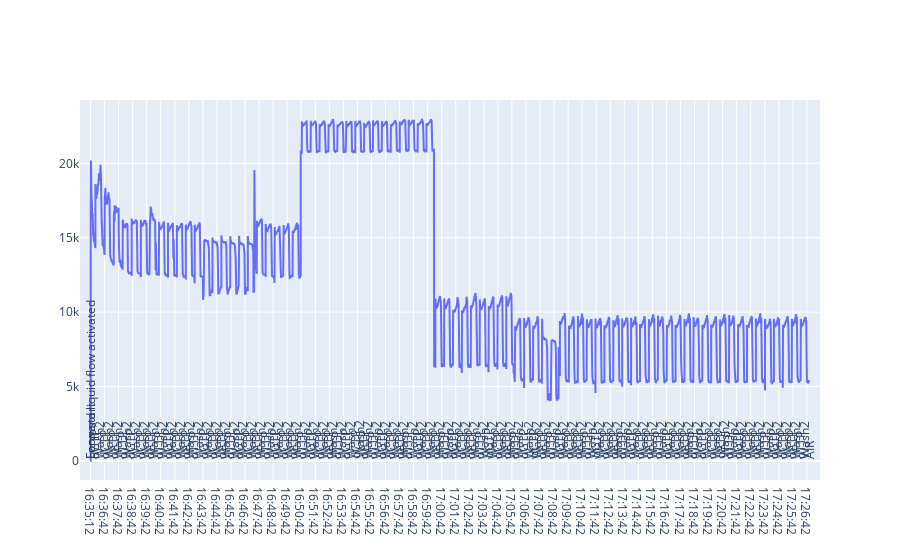

Write notebook code for a chart like this one.
### Markdown cell above
16:35 Откалибровано. Первый запуск на растворах NaOH и кислоты. vb1=vb2=1.65В (default)

16:43 vb1=vb2=0.5В - график сместился по y вниз, амплитуда та же

16:47 вернул vb1=vb2=1.65В

16:50 ADC range 3V

17:00 ADC range 1.2V

17:05 ADC range 1.1V

17:07 vb1=vb2=0.5В

17:08 вернул vb1=vb2=1.65В

### Code cell
#download('sequence.py-2020.06.20_16:35:11.log')
draw_file('sequence.py-2020.06.20_16:35:11.log')

### Figure 1 — Plotly figure (JSON) as saved in the notebook; plotly's stock layout.template omitted (floating-point values rounded to 4 significant figures; data arrays with more than 128 entries replaced by an {"elided": "..."} marker saying what was removed)
{"data": [{"type": "scatter", "x": {"elided": "9677 str values"}, "y": {"elided": "9677 mixed values"}}], "layout": {"annotations": [{"align": "center", "showarrow": false, "text": "Forward liquid flow activated", "textangle": -90, "x": "16:35:12", "yanchor": "bottom"}, {"align": "center", "showarrow": false, "text": "Loop start", "textangle": -90, "x": "16:35:43", "yanchor": "bottom"}, {"align": "center", "showarrow": false, "text": "dGTP", "textangle": -90, "x": "16:36:03", "yanchor": "bottom"}, {"align": "center", "showarrow": false, "text": "Wash2", "textangle": -90, "x": "16:36:23", "yanchor": "bottom"}, {"align": "center", "showarrow": false, "text": "dCTP", "textangle": -90, "x": "16:36:42", "yanchor": "bottom"}, {"align": "center", "showarrow": false, "text": "Wash2", "textangle": -90, "x": "16:37:01", "yanchor": "bottom"}, {"align": "center", "showarrow": false, "text": "dATP", "textangle": -90, "x": "16:37:20", "yanchor": "bottom"}, {"align": "center", "showarrow": false, "text": "Wash2", "textangle": -90, "x": "16:37:40", "yanchor": "bottom"}, {"align": "center", "showarrow": false, "text": "dTTP", "textangle": -90, "x": "16:37:59", "yanchor": "bottom"}, {"align": "center", "showarrow": false, "text": "Wash2", "textangle": -90, "x": "16:38:18", "yanchor": "bottom"}, {"align": "center", "showarrow": false, "text": "dGTP", "textangle": -90, "x": "16:38:37", "yanchor": "bottom"}, {"align": "center", "showarrow": false, "text": "Wash2", "textangle": -90, "x": "16:38:57", "yanchor": "bottom"}, {"align": "center", "showarrow": false, "text": "dCTP", "textangle": -90, "x": "16:39:16", "yanchor": "bottom"}, {"align": "center", "showarrow": false, "text": "Wash2", "textangle": -90, "x": "16:39:36", "yanchor": "bottom"}, {"align": "center", "showarrow": false, "text": "dATP", "textangle": -90, "x": "16:39:56", "yanchor": "bottom"}, {"align": "center", "showarrow": false, "text": "Wash2", "textangle": -90, "x": "16:40:15", "yanchor": "bottom"}, {"align": "center", "showarrow": false, "text": "dTTP", "textangle": -90, "x": "16:40:34", "yanchor": "bottom"}, {"align": "center", "showarrow": false, "text": "Wash2", "textangle": -90, "x": "16:40:53", "yanchor": "bottom"}, {"align": "center", "showarrow": false, "text": "dGTP", "textangle": -90, "x": "16:41:13", "yanchor": "bottom"}, {"align": "center", "showarrow": false, "text": "Wash2", "textangle": -90, "x": "16:41:32", "yanchor": "bottom"}, {"align": "center", "showarrow": false, "text": "dCTP", "textangle": -90, "x": "16:41:51", "yanchor": "bottom"}, {"align": "center", "showarrow": false, "text": "Wash2", "textangle": -90, "x": "16:42:10", "yanchor": "bottom"}, {"align": "center", "showarrow": false, "text": "dATP", "textangle": -90, "x": "16:42:29", "yanchor": "bottom"}, {"align": "center", "showarrow": false, "text": "Wash2", "textangle": -90, "x": "16:42:47", "yanchor": "bottom"}, {"align": "center", "showarrow": false, "text": "dTTP", "textangle": -90, "x": "16:43:06", "yanchor": "bottom"}, {"align": "center", "showarrow": false, "text": "Wash2", "textangle": -90, "x": "16:43:25", "yanchor": "bottom"}, {"align": "center", "showarrow": false, "text": "dGTP", "textangle": -90, "x": "16:43:45", "yanchor": "bottom"}, {"align": "center", "showarrow": false, "text": "Wash2", "textangle": -90, "x": "16:44:04", "yanchor": "bottom"}, {"align": "center", "showarrow": false, "text": "dCTP", "textangle": -90, "x": "16:44:23", "yanchor": "bottom"}, {"align": "center", "showarrow": false, "text": "Wash2", "textangle": -90, "x": "16:44:41", "yanchor": "bottom"}, {"align": "center", "showarrow": false, "text": "dATP", "textangle": -90, "x": "16:45:00", "yanchor": "bottom"}, {"align": "center", "showarrow": false, "text": "Wash2", "textangle": -90, "x": "16:45:19", "yanchor": "bottom"}, {"align": "center", "showarrow": false, "text": "dTTP", "textangle": -90, "x": "16:45:38", "yanchor": "bottom"}, {"align": "center", "showarrow": false, "text": "Wash2", "textangle": -90, "x": "16:45:57", "yanchor": "bottom"}, {"align": "center", "showarrow": false, "text": "dGTP", "textangle": -90, "x": "16:46:16", "yanchor": "bottom"}, {"align": "center", "showarrow": false, "text": "Wash2", "textangle": -90, "x": "16:46:35", "yanchor": "bottom"}, {"align": "center", "showarrow": false, "text": "dCTP", "textangle": -90, "x": "16:46:54", "yanchor": "bottom"}, {"align": "center", "showarrow": false, "text": "Wash2", "textangle": -90, "x": "16:47:13", "yanchor": "bottom"}, {"align": "center", "showarrow": false, "text": "dATP", "textangle": -90, "x": "16:47:32", "yanchor": "bottom"}, {"align": "center", "showarrow": false, "text": "Wash2", "textangle": -90, "x": "16:47:51", "yanchor": "bottom"}, {"align": "center", "showarrow": false, "text": "dTTP", "textangle": -90, "x": "16:48:10", "yanchor": "bottom"}, {"align": "center", "showarrow": false, "text": "Wash2", "textangle": -90, "x": "16:48:29", "yanchor": "bottom"}, {"align": "center", "showarrow": false, "text": "dGTP", "textangle": -90, "x": "16:48:48", "yanchor": "bottom"}, {"align": "center", "showarrow": false, "text": "Wash2", "textangle": -90, "x": "16:49:07", "yanchor": "bottom"}, {"align": "center", "showarrow": false, "text": "dCTP", "textangle": -90, "x": "16:49:26", "yanchor": "bottom"}, {"align": "center", "showarrow": false, "text": "Wash2", "textangle": -90, "x": "16:49:45", "yanchor": "bottom"}, {"align": "center", "showarrow": false, "text": "dATP", "textangle": -90, "x": "16:50:05", "yanchor": "bottom"}, {"align": "center", "showarrow": false, "text": "Wash2", "textangle": -90, "x": "16:50:25", "yanchor": "bottom"}, {"align": "center", "showarrow": false, "text": "dTTP", "textangle": -90, "x": "16:50:44", "yanchor": "bottom"}, {"align": "center", "showarrow": false, "text": "Wash2", "textangle": -90, "x": "16:51:03", "yanchor": "bottom"}, {"align": "center", "showarrow": false, "text": "dGTP", "textangle": -90, "x": "16:51:22", "yanchor": "bottom"}, {"align": "center", "showarrow": false, "text": "Wash2", "textangle": -90, "x": "16:51:41", "yanchor": "bottom"}, {"align": "center", "showarrow": false, "text": "dCTP", "textangle": -90, "x": "16:52:00", "yanchor": "bottom"}, {"align": "center", "showarrow": false, "text": "Wash2", "textangle": -90, "x": "16:52:19", "yanchor": "bottom"}, {"align": "center", "showarrow": false, "text": "dATP", "textangle": -90, "x": "16:52:38", "yanchor": "bottom"}, {"align": "center", "showarrow": false, "text": "Wash2", "textangle": -90, "x": "16:52:57", "yanchor": "bottom"}, {"align": "center", "showarrow": false, "text": "dTTP", "textangle": -90, "x": "16:53:16", "yanchor": "bottom"}, {"align": "center", "showarrow": false, "text": "Wash2", "textangle": -90, "x": "16:53:35", "yanchor": "bottom"}, {"align": "center", "showarrow": false, "text": "dGTP", "textangle": -90, "x": "16:53:54", "yanchor": "bottom"}, {"align": "center", "showarrow": false, "text": "Wash2", "textangle": -90, "x": "16:54:13", "yanchor": "bottom"}, {"align": "center", "showarrow": false, "text": "dCTP", "textangle": -90, "x": "16:54:32", "yanchor": "bottom"}, {"align": "center", "showarrow": false, "text": "Wash2", "textangle": -90, "x": "16:54:51", "yanchor": "bottom"}, {"align": "center", "showarrow": false, "text": "dATP", "textangle": -90, "x": "16:55:10", "yanchor": "bottom"}, {"align": "center", "showarrow": false, "text": "Wash2", "textangle": -90, "x": "16:55:29", "yanchor": "bottom"}, {"align": "center", "showarrow": false, "text": "dTTP", "textangle": -90, "x": "16:55:48", "yanchor": "bottom"}, {"align": "center", "showarrow": false, "text": "Wash2", "textangle": -90, "x": "16:56:07", "yanchor": "bottom"}, {"align": "center", "showarrow": false, "text": "dGTP", "textangle": -90, "x": "16:56:26", "yanchor": "bottom"}, {"align": "center", "showarrow": false, "text": "Wash2", "textangle": -90, "x": "16:56:45", "yanchor": "bottom"}, {"align": "center", "showarrow": false, "text": "dCTP", "textangle": -90, "x": "16:57:04", "yanchor": "bottom"}, {"align": "center", "showarrow": false, "text": "Wash2", "textangle": -90, "x": "16:57:23", "yanchor": "bottom"}, {"align": "center", "showarrow": false, "text": "dATP", "textangle": -90, "x": "16:57:42", "yanchor": "bottom"}, {"align": "center", "showarrow": false, "text": "Wash2", "textangle": -90, "x": "16:58:01", "yanchor": "bottom"}, {"align": "center", "showarrow": false, "text": "dTTP", "textangle": -90, "x": "16:58:20", "yanchor": "bottom"}, {"align": "center", "showarrow": false, "text": "Wash2", "textangle": -90, "x": "16:58:39", "yanchor": "bottom"}, {"align": "center", "showarrow": false, "text": "dGTP", "textangle": -90, "x": "16:58:59", "yanchor": "bottom"}, {"align": "center", "showarrow": false, "text": "Wash2", "textangle": -90, "x": "16:59:18", "yanchor": "bottom"}, {"align": "center", "showarrow": false, "text": "dCTP", "textangle": -90, "x": "16:59:36", "yanchor": "bottom"}, {"align": "center", "showarrow": false, "text": "Wash2", "textangle": -90, "x": "16:59:55", "yanchor": "bottom"}, {"align": "center", "showarrow": false, "text": "dATP", "textangle": -90, "x": "17:00:14", "yanchor": "bottom"}, {"align": "center", "showarrow": false, "text": "Wash2", "textangle": -90, "x": "17:00:33", "yanchor": "bottom"}, {"align": "center", "showarrow": false, "text": "dTTP", "textangle": -90, "x": "17:00:52", "yanchor": "bottom"}, {"align": "center", "showarrow": false, "text": "Wash2", "textangle": -90, "x": "17:01:11", "yanchor": "bottom"}, {"align": "center", "showarrow": false, "text": "dGTP", "textangle": -90, "x": "17:01:30", "yanchor": "bottom"}, {"align": "center", "showarrow": false, "text": "Wash2", "textangle": -90, "x": "17:01:49", "yanchor": "bottom"}, {"align": "center", "showarrow": false, "text": "dCTP", "textangle": -90, "x": "17:02:08", "yanchor": "bottom"}, {"align": "center", "showarrow": false, "text": "Wash2", "textangle": -90, "x": "17:02:27", "yanchor": "bottom"}, {"align": "center", "showarrow": false, "text": "dATP", "textangle": -90, "x": "17:02:46", "yanchor": "bottom"}, {"align": "center", "showarrow": false, "text": "Wash2", "textangle": -90, "x": "17:03:05", "yanchor": "bottom"}, {"align": "center", "showarrow": false, "text": "dTTP", "textangle": -90, "x": "17:03:24", "yanchor": "bottom"}, {"align": "center", "showarrow": false, "text": "Wash2", "textangle": -90, "x": "17:03:43", "yanchor": "bottom"}, {"align": "center", "showarrow": false, "text": "dGTP", "textangle": -90, "x": "17:04:02", "yanchor": "bottom"}, {"align": "center", "showarrow": false, "text": "Wash2", "textangle": -90, "x": "17:04:21", "yanchor": "bottom"}, {"align": "center", "showarrow": false, "text": "dCTP", "textangle": -90, "x": "17:04:40", "yanchor": "bottom"}, {"align": "center", "showarrow": false, "text": "Wash2", "textangle": -90, "x": "17:04:59", "yanchor": "bottom"}, {"align": "center", "showarrow": false, "text": "dATP", "textangle": -90, "x": "17:05:17", "yanchor": "bottom"}, {"align": "center", "showarrow": false, "text": "Wash2", "textangle": -90, "x": "17:05:36", "yanchor": "bottom"}, {"align": "center", "showarrow": false, "text": "dTTP", "textangle": -90, "x": "17:05:55", "yanchor": "bottom"}, {"align": "center", "showarrow": false, "text": "Wash2", "textangle": -90, "x": "17:06:14", "yanchor": "bottom"}, {"align": "center", "showarrow": false, "text": "dGTP", "textangle": -90, "x": "17:06:34", "yanchor": "bottom"}, {"align": "center", "showarrow": false, "text": "Wash2", "textangle": -90, "x": "17:06:53", "yanchor": "bottom"}, {"align": "center", "showarrow": false, "text": "dCTP", "textangle": -90, "x": "17:07:12", "yanchor": "bottom"}, {"align": "center", "showarrow": false, "text": "Wash2", "textangle": -90, "x": "17:07:31", "yanchor": "bottom"}, {"align": "center", "showarrow": false, "text": "dATP", "textangle": -90, "x": "17:07:50", "yanchor": "bottom"}, {"align": "center", "showarrow": false, "text": "Wash2", "textangle": -90, "x": "17:08:09", "yanchor": "bottom"}, {"align": "center", "showarrow": false, "text": "dTTP", "textangle": -90, "x": "17:08:29", "yanchor": "bottom"}, {"align": "center", "showarrow": false, "text": "Wash2", "textangle": -90, "x": "17:08:47", "yanchor": "bottom"}, {"align": "center", "showarrow": false, "text": "dGTP", "textangle": -90, "x": "17:09:07", "yanchor": "bottom"}, {"align": "center", "showarrow": false, "text": "Wash2", "textangle": -90, "x": "17:09:26", "yanchor": "bottom"}, {"align": "center", "showarrow": false, "text": "dCTP", "textangle": -90, "x": "17:09:45", "yanchor": "bottom"}, {"align": "center", "showarrow": false, "text": "Wash2", "textangle": -90, "x": "17:10:04", "yanchor": "bottom"}, {"align": "center", "showarrow": false, "text": "dATP", "textangle": -90, "x": "17:10:23", "yanchor": "bottom"}, {"align": "center", "showarrow": false, "text": "Wash2", "textangle": -90, "x": "17:10:42", "yanchor": "bottom"}, {"align": "center", "showarrow": false, "text": "dTTP", "textangle": -90, "x": "17:11:01", "yanchor": "bottom"}, {"align": "center", "showarrow": false, "text": "Wash2", "textangle": -90, "x": "17:11:20", "yanchor": "bottom"}, {"align": "center", "showarrow": false, "text": "dGTP", "textangle": -90, "x": "17:11:39", "yanchor": "bottom"}, {"align": "center", "showarrow": false, "text": "Wash2", "textangle": -90, "x": "17:11:57", "yanchor": "bottom"}, {"align": "center", "showarrow": false, "text": "dCTP", "textangle": -90, "x": "17:12:17", "yanchor": "bottom"}, {"align": "center", "showarrow": false, "text": "Wash2", "textangle": -90, "x": "17:12:35", "yanchor": "bottom"}, {"align": "center", "showarrow": false, "text": "dATP", "textangle": -90, "x": "17:12:54", "yanchor": "bottom"}, {"align": "center", "showarrow": false, "text": "Wash2", "textangle": -90, "x": "17:13:13", "yanchor": "bottom"}, {"align": "center", "showarrow": false, "text": "dTTP", "textangle": -90, "x": "17:13:32", "yanchor": "bottom"}, {"align": "center", "showarrow": false, "text": "Wash2", "textangle": -90, "x": "17:13:51", "yanchor": "bottom"}, {"align": "center", "showarrow": false, "text": "dGTP", "textangle": -90, "x": "17:14:10", "yanchor": "bottom"}, {"align": "center", "showarrow": false, "text": "Wash2", "textangle": -90, "x": "17:14:29", "yanchor": "bottom"}, {"align": "center", "showarrow": false, "text": "dCTP", "textangle": -90, "x": "17:14:48", "yanchor": "bottom"}, {"align": "center", "showarrow": false, "text": "Wash2", "textangle": -90, "x": "17:15:08", "yanchor": "bottom"}, {"align": "center", "showarrow": false, "text": "dATP", "textangle": -90, "x": "17:15:27", "yanchor": "bottom"}, {"align": "center", "showarrow": false, "text": "Wash2", "textangle": -90, "x": "17:15:46", "yanchor": "bottom"}, {"align": "center", "showarrow": false, "text": "dTTP", "textangle": -90, "x": "17:16:05", "yanchor": "bottom"}, {"align": "center", "showarrow": false, "text": "Wash2", "textangle": -90, "x": "17:16:24", "yanchor": "bottom"}, {"align": "center", "showarrow": false, "text": "dGTP", "textangle": -90, "x": "17:16:43", "yanchor": "bottom"}, {"align": "center", "showarrow": false, "text": "Wash2", "textangle": -90, "x": "17:17:01", "yanchor": "bottom"}, {"align": "center", "showarrow": false, "text": "dCTP", "textangle": -90, "x": "17:17:21", "yanchor": "bottom"}, {"align": "center", "showarrow": false, "text": "Wash2", "textangle": -90, "x": "17:17:40", "yanchor": "bottom"}, {"align": "center", "showarrow": false, "text": "dATP", "textangle": -90, "x": "17:17:59", "yanchor": "bottom"}, {"align": "center", "showarrow": false, "text": "Wash2", "textangle": -90, "x": "17:18:18", "yanchor": "bottom"}, {"align": "center", "showarrow": false, "text": "dTTP", "textangle": -90, "x": "17:18:37", "yanchor": "bottom"}, {"align": "center", "showarrow": false, "text": "Wash2", "textangle": -90, "x": "17:18:56", "yanchor": "bottom"}, {"align": "center", "showarrow": false, "text": "dGTP", "textangle": -90, "x": "17:19:15", "yanchor": "bottom"}, {"align": "center", "showarrow": false, "text": "Wash2", "textangle": -90, "x": "17:19:34", "yanchor": "bottom"}, {"align": "center", "showarrow": false, "text": "dCTP", "textangle": -90, "x": "17:19:53", "yanchor": "bottom"}, {"align": "center", "showarrow": false, "text": "Wash2", "textangle": -90, "x": "17:20:12", "yanchor": "bottom"}, {"align": "center", "showarrow": false, "text": "dATP", "textangle": -90, "x": "17:20:31", "yanchor": "bottom"}, {"align": "center", "showarrow": false, "text": "Wash2", "textangle": -90, "x": "17:20:50", "yanchor": "bottom"}, {"align": "center", "showarrow": false, "text": "dTTP", "textangle": -90, "x": "17:21:09", "yanchor": "bottom"}, {"align": "center", "showarrow": false, "text": "Wash2", "textangle": -90, "x": "17:21:28", "yanchor": "bottom"}, {"align": "center", "showarrow": false, "text": "dGTP", "textangle": -90, "x": "17:21:47", "yanchor": "bottom"}, {"align": "center", "showarrow": false, "text": "Wash2", "textangle": -90, "x": "17:22:06", "yanchor": "bottom"}, {"align": "center", "showarrow": false, "text": "dCTP", "textangle": -90, "x": "17:22:25", "yanchor": "bottom"}, {"align": "center", "showarrow": false, "text": "Wash2", "textangle": -90, "x": "17:22:45", "yanchor": "bottom"}, {"align": "center", "showarrow": false, "text": "dATP", "textangle": -90, "x": "17:23:04", "yanchor": "bottom"}, {"align": "center", "showarrow": false, "text": "Wash2", "textangle": -90, "x": "17:23:23", "yanchor": "bottom"}, {"align": "center", "showarrow": false, "text": "dTTP", "textangle": -90, "x": "17:23:42", "yanchor": "bottom"}, {"align": "center", "showarrow": false, "text": "Wash2", "textangle": -90, "x": "17:24:01", "yanchor": "bottom"}, {"align": "center", "showarrow": false, "text": "dGTP", "textangle": -90, "x": "17:24:21", "yanchor": "bottom"}, {"align": "center", "showarrow": false, "text": "Wash2", "textangle": -90, "x": "17:24:40", "yanchor": "bottom"}, {"align": "center", "showarrow": false, "text": "dCTP", "textangle": -90, "x": "17:24:59", "yanchor": "bottom"}, {"align": "center", "showarrow": false, "text": "Wash2", "textangle": -90, "x": "17:25:18", "yanchor": "bottom"}, {"align": "center", "showarrow": false, "text": "dATP", "textangle": -90, "x": "17:25:37", "yanchor": "bottom"}, {"align": "center", "showarrow": false, "text": "Wash2", "textangle": -90, "x": "17:25:56", "yanchor": "bottom"}, {"align": "center", "showarrow": false, "text": "dTTP", "textangle": -90, "x": "17:26:15", "yanchor": "bottom"}, {"align": "center", "showarrow": false, "text": "Wash2", "textangle": -90, "x": "17:26:34", "yanchor": "bottom"}, {"align": "center", "showarrow": false, "text": "AIR", "textangle": -90, "x": "17:26:53", "yanchor": "bottom"}]}}
